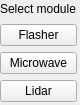
<?xml version="1.0" encoding="UTF-8"?>
<ui version="4.0">
 <class>ModuleSelectDock</class>
 <widget class="QWidget" name="ModuleSelectDock">
  <property name="geometry">
   <rect>
    <x>0</x>
    <y>0</y>
    <width>80</width>
    <height>105</height>
   </rect>
  </property>
  <property name="minimumSize">
   <size>
    <width>80</width>
    <height>105</height>
   </size>
  </property>
  <property name="windowTitle">
   <string>Form</string>
  </property>
  <widget class="QWidget" name="">
   <property name="geometry">
    <rect>
     <x>0</x>
     <y>0</y>
     <width>77</width>
     <height>102</height>
    </rect>
   </property>
   <layout class="QGridLayout" name="gridLayout">
    <item row="0" column="0">
     <widget class="QLabel" name="label">
      <property name="text">
       <string>Select module</string>
      </property>
     </widget>
    </item>
    <item row="1" column="0">
     <widget class="QPushButton" name="pushButtonFlasher">
      <property name="text">
       <string>Flasher</string>
      </property>
     </widget>
    </item>
    <item row="2" column="0">
     <widget class="QPushButton" name="pushButtonMW">
      <property name="text">
       <string>Microwave</string>
      </property>
     </widget>
    </item>
    <item row="3" column="0">
     <widget class="QPushButton" name="pushButtonLidar">
      <property name="text">
       <string>Lidar</string>
      </property>
     </widget>
    </item>
   </layout>
  </widget>
 </widget>
 <resources/>
 <connections/>
</ui>
